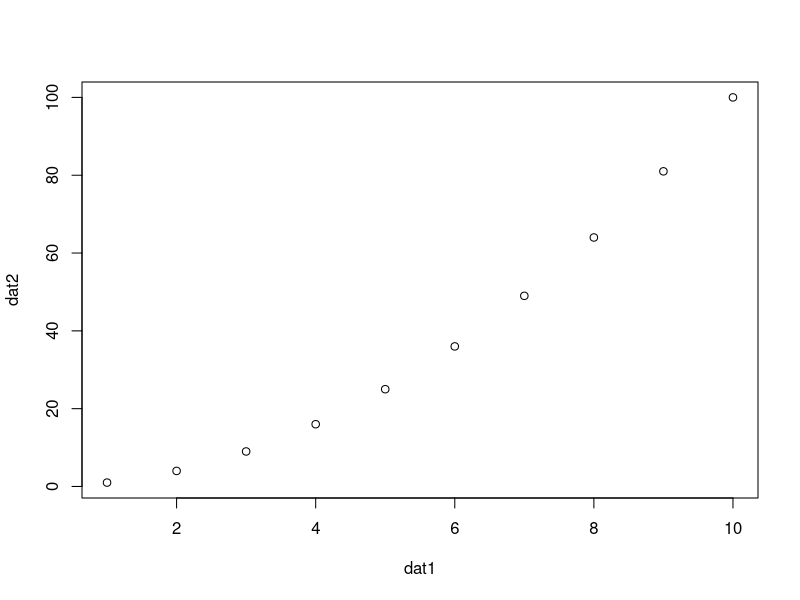
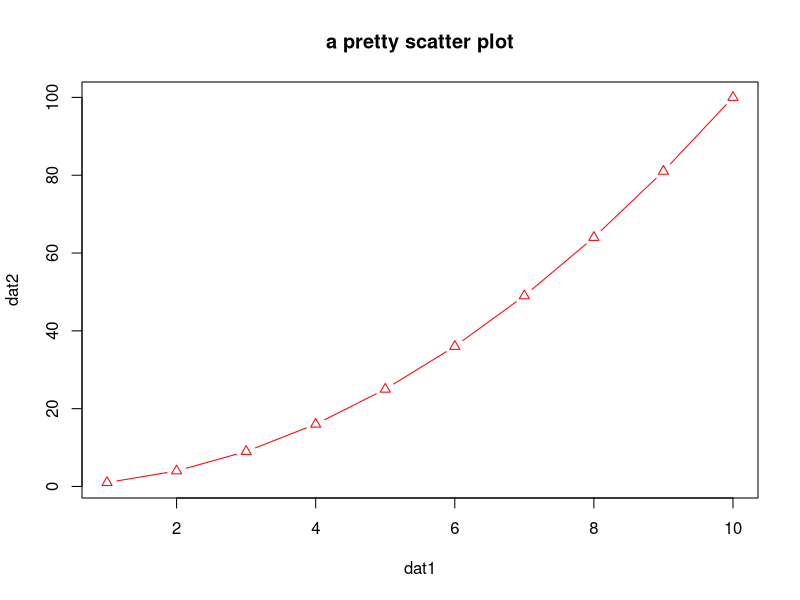
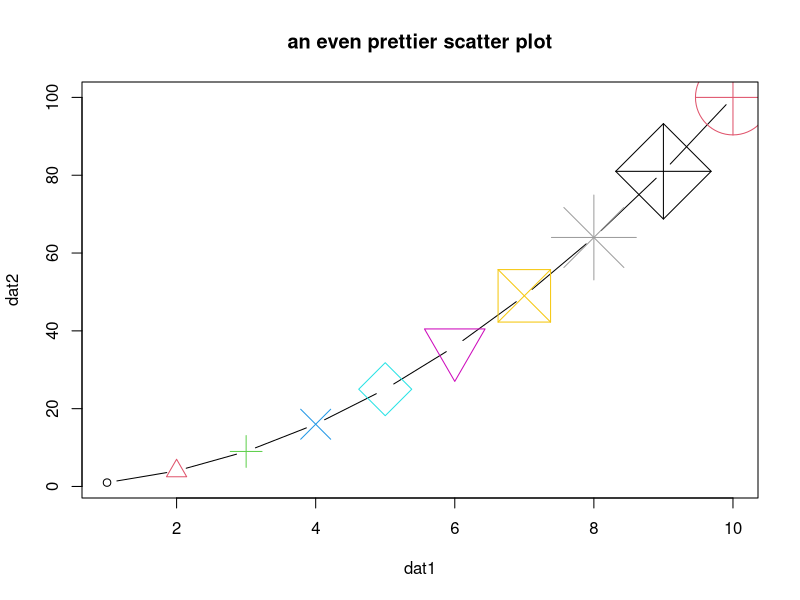
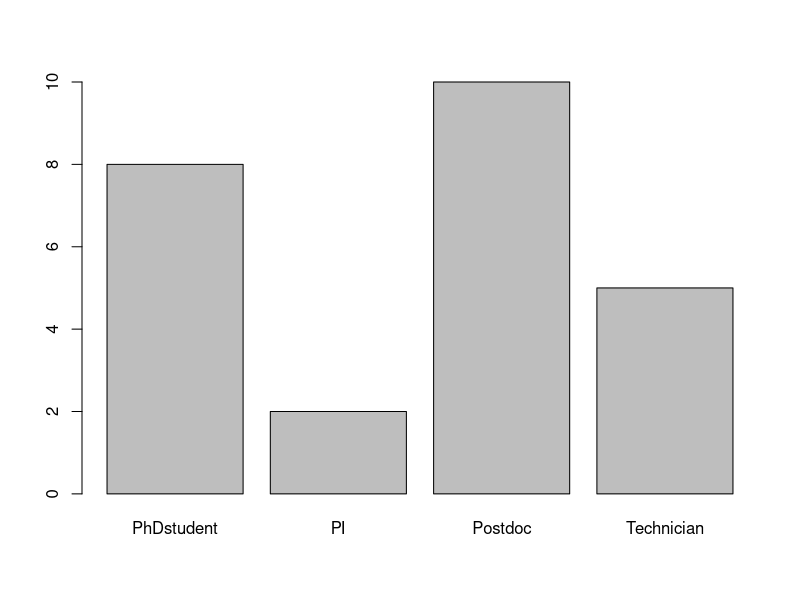
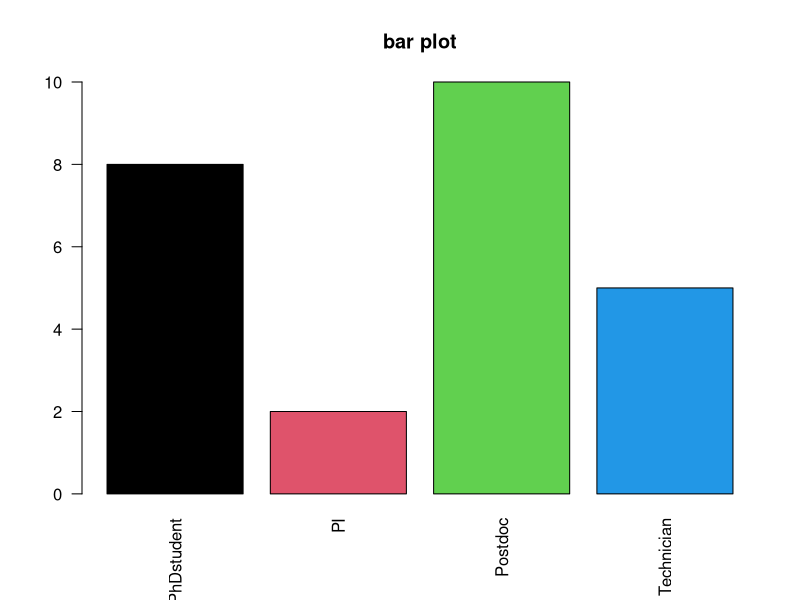
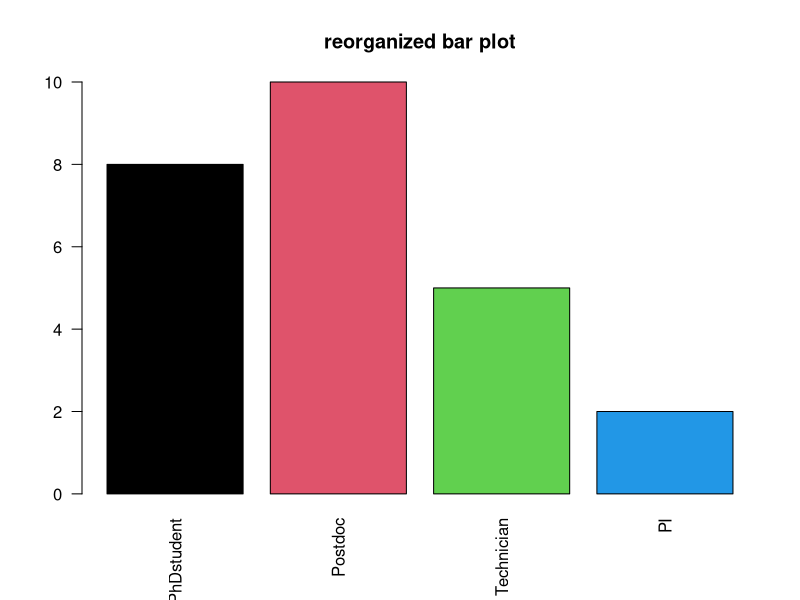
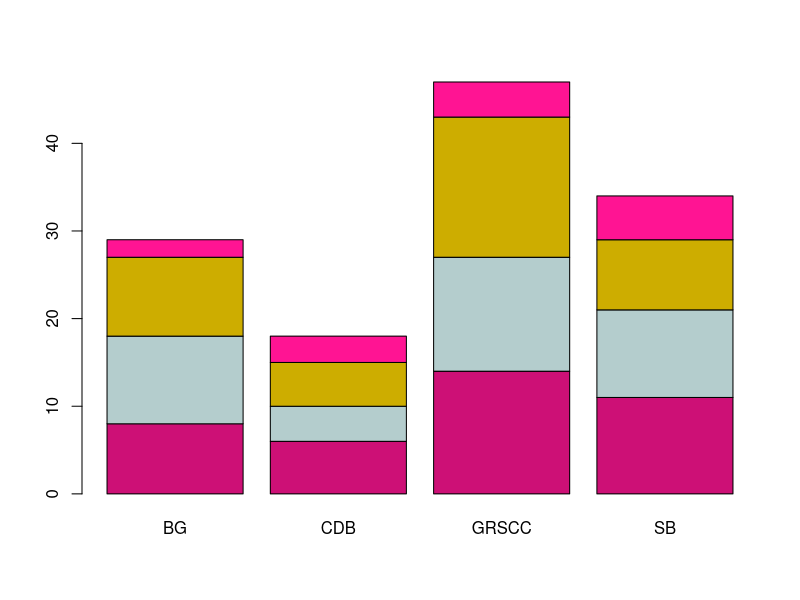
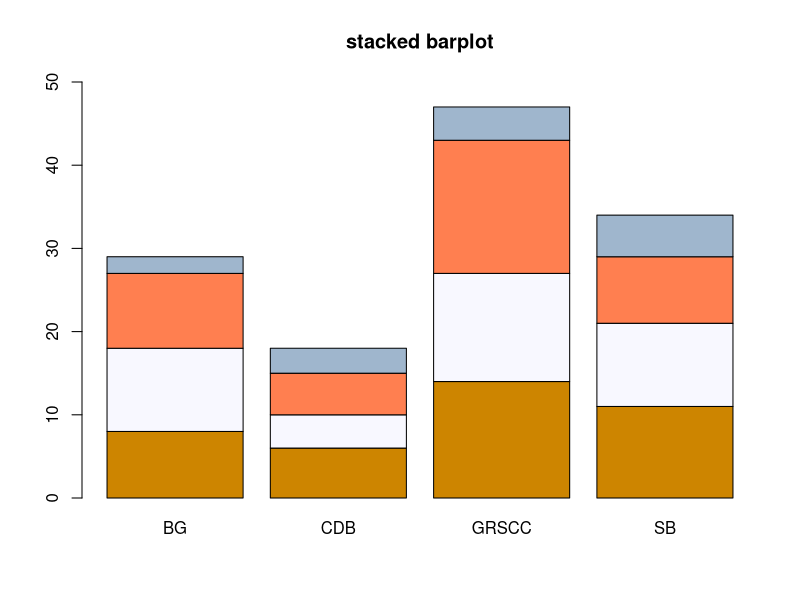

R code for these plots, in order:
## ---- chunk 1
# Create 2 vectors
dat1 <- 1:10
dat2 <- dat1^2

# Plot x against y
plot(x=dat1, y=dat2)
## ---- chunk 2
plot(x=dat1, y=dat2, 
	col="red", 
	pch=2, 
	type="b", 
	main="a pretty scatter plot")
## ---- chunk 3
plot(x=dat1, y=dat2, 
	col=1:10, 
	pch=1:10, 
	cex=1:10, 
	type="b", 
	main="an even prettier scatter plot")
## ---- chunk 4
# see the 8-color palette:
palette()
## ---- chunk 5
knitr::kable(
  data.frame(code=1:8, color=palette()), caption = 'default palette()',
  format = "html", table.attr = "style='width:30%;'"
)
## ---- chunk 6
# see all 657 possible build-in colors:
colors()

# looking for blue only? You can pick from 66 blueish options:
grep(pattern="blue", x=colors(), value=TRUE)
## ---- chunk 7
palette(grep(pattern="blue", x=colors(), value=TRUE))
## ---- chunk 8
palette("default")
## ---- chunk 9
# Create a vector
mycenter <- rep(x=c("PhDstudent", "Postdoc", "Technician", "PI"), 
                times=c(8,10,5,2))

# Count number of occurrences of each character string
mytable <- table(mycenter)

# Bar plot using that table
barplot(height=mytable)
## ---- chunk 10
barplot(height=mytable,
	col=1:4,
	main="bar plot",
	las=2)
## ---- chunk 11
# Create an ordered factor out of mycenter: the order in which you write the "levels" is the sort in which the bars will next be plotted
xfact <- factor(x=mycenter, 
	levels=c("PhDstudent", "Postdoc", "Technician", "PI"), 
	ordered=TRUE)

# Produce the table
xfacttable <- table(xfact)

# Plot the same way
barplot(height=xfacttable,
	col=1:4,
        main="reorganized bar plot",
        las=2)
## ---- chunk 12
# Create a matrix containing the number and type of employees per research program :
barmat <- matrix(c(8, 10, 9, 2, 6, 4, 5, 3, 14, 13, 16, 4, 11, 10, 8, 5),
	nrow=4,
	dimnames=list(c("Technician", "PhDstudent", "PostDoc", "PI"), c("BG", "CDB", "GRSCC", "SB")))

# Plot barplot
barplot(height=barmat, 
        col=sample(colors(), 4))
## ---- chunk 13
# set a random color vector
  # add set.seed(38) (or any other number) to reproduce the randomization.
mycolors <- sample(x=colors(), 
                   size=4)

# plot barplot
  # ylim sets the lower and upper limit of the y-axis: here it allows us to fit the legend !
barplot(height=barmat, 
	col=mycolors, 
	ylim=c(0,50),
	main="stacked barplot")
## ---- chunk 14
barplot(height=barmat, 
	col=mycolors, 
	ylim=c(0,50),
	main="stacked barplot")

legend(x="topleft", 
	legend=c("Technician", "PhDstudent", "PostDoc", "PI"),
	fill=mycolors)
## ---- chunk 15
# Create a vector
mycenter <- rep(x=c("PhDstudent", "Postdoc", "Technician", "PI"), 
         times=c(8,10,5,2))

# Count number of occurences of each string
mytable <- table(mycenter)

pie(mytable,
	main="pie chart",
	col=c("lightblue", "lightgreen", "salmon", "maroon"))
## ---- chunk 16
# Create a matrix of 1000 random values from the normal distribution (4 columns, 250 rows)
mat1000 <- matrix(rnorm(1000), 
                  ncol=4)

# Basic boxplot
boxplot(x=mat1000)
## ---- chunk 17
boxplot(x=mat1000, 
	xlab="sample",
	ylab="expression",
	at=c(1, 2, 4, 5))
## ---- chunk 18
# First plot the box plot as before:
boxplot(x=mat1000, 
	xlab="sample",
	ylab="expression",
	at=c(1, 2, 4, 5),
	 main="my boxplot")
	
# Then run the abline function
abline(h=0, col="red", lwd=3, lty="dotdash")
## ---- chunk 19
boxplot(formula=Loblolly$height ~ Loblolly$age)
## ---- chunk 20
# Vector of 200 random values from the normal distribution
hist200 <- rnorm(200)

# Plot histogram
hist(x=hist200)
## ---- chunk 21
hist(x=hist200,
	border="blue",
	breaks=50,
	main="Histogram",
	xlab="",
	cex.main=2.5,
	cex.lab=2)
